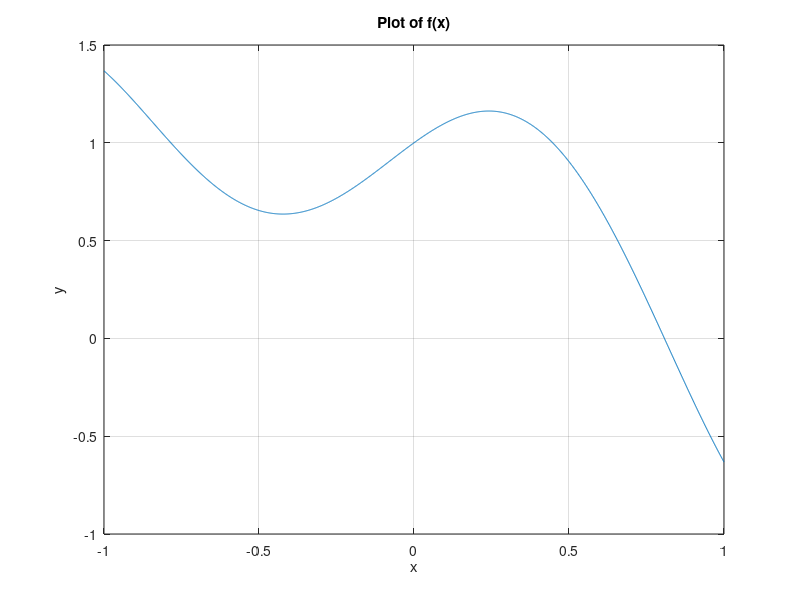

MATLAB code to generate this figure: (Note: this script raises an error after producing the figure.)
% Define the function
f = @(x) x.^3 - 2 * x + sin(pi*x) + exp(-x.^2);

% Create a range of x values from -1 to 1
x = linspace(-1, 1, 2000);

% Evaluate the function over the range
y = f(x);

% Plot the function
figure;
plot(x, y);
xlabel('x');
ylabel('y');
title('Plot of f(x)');
grid on;

% Use fzero to find the root
root = fzero(f, [-1,1]);
x_exact = root;

% Display the root
disp(['The root is: ', num2str(root)]);

% Interval [a, b]
a = -1;
b = 1;

% Set maximum iterations
itermax = 30;

% Use the provided bisection method to find the root and all iterates
[x_bisect, xiter] = bisection(f, a, b, itermax);

% Calculate the error at each iteration: e_k = |x_k - x*|
errors = abs(xiter - x_exact);

% Plot the error on a semilogarithmic scale for all iterations
figure;
semilogy(1:itermax+1, errors, 'o-', 'DisplayName', 'Error e_k');
hold on;

% Calculate and plot the error bound E_k = (b - a) / 2^k
error_bound = (b - a) ./ (2 .^ (1:itermax+1));
semilogy(1:itermax+1, error_bound, 'x--', 'DisplayName', 'Error Bound E_k');

% Add labels, title, and legend
xlabel('Iteration number k');
ylabel('Error');
title('Error vs Iteration Number in Bisection Method');
legend; 

grid on;
hold off;
